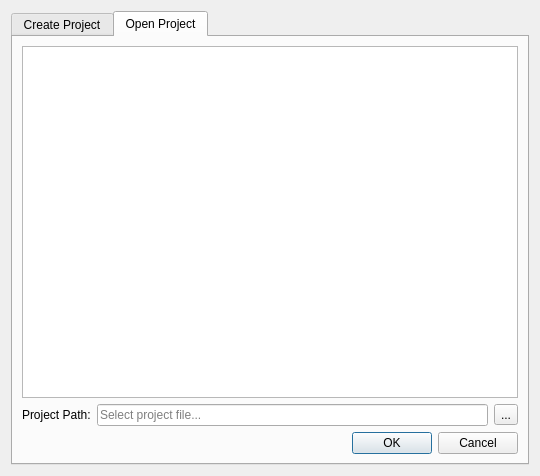
<?xml version="1.0" encoding="UTF-8"?>
<ui version="4.0">
 <class>ProjectBrowser</class>
 <widget class="QDialog" name="ProjectBrowser">
  <property name="geometry">
   <rect>
    <x>0</x>
    <y>0</y>
    <width>540</width>
    <height>476</height>
   </rect>
  </property>
  <property name="windowTitle">
   <string>Project Browser</string>
  </property>
  <layout class="QGridLayout" name="gridLayout">
   <item row="0" column="0">
    <widget class="QTabWidget" name="tabWidget">
     <property name="currentIndex">
      <number>1</number>
     </property>
     <widget class="QWidget" name="tab">
      <attribute name="title">
       <string>Create Project</string>
      </attribute>
      <layout class="QGridLayout" name="gridLayout_3">
       <item row="0" column="0">
        <layout class="QVBoxLayout" name="verticalLayout">
         <item>
          <widget class="QListView" name="createProjectListView">
           <property name="sizePolicy">
            <sizepolicy hsizetype="Expanding" vsizetype="Expanding">
             <horstretch>0</horstretch>
             <verstretch>20</verstretch>
            </sizepolicy>
           </property>
          </widget>
         </item>
         <item>
          <layout class="QHBoxLayout" name="horizontalLayout_2">
           <item>
            <widget class="QLabel" name="label_2">
             <property name="minimumSize">
              <size>
               <width>60</width>
               <height>0</height>
              </size>
             </property>
             <property name="styleSheet">
              <string notr="true"/>
             </property>
             <property name="text">
              <string>Project Folder:</string>
             </property>
            </widget>
           </item>
           <item>
            <widget class="QLineEdit" name="projectFolderTextBox">
             <property name="placeholderText">
              <string>Select project folder...</string>
             </property>
            </widget>
           </item>
           <item>
            <widget class="QToolButton" name="openSelectFolderButton">
             <property name="text">
              <string>...</string>
             </property>
            </widget>
           </item>
          </layout>
         </item>
         <item>
          <layout class="QHBoxLayout" name="horizontalLayout">
           <item>
            <widget class="QLabel" name="label">
             <property name="minimumSize">
              <size>
               <width>60</width>
               <height>0</height>
              </size>
             </property>
             <property name="text">
              <string>Project Name:</string>
             </property>
            </widget>
           </item>
           <item>
            <widget class="QLineEdit" name="projectNameTextBox">
             <property name="placeholderText">
              <string>Enter Project name</string>
             </property>
            </widget>
           </item>
          </layout>
         </item>
         <item>
          <widget class="QDialogButtonBox" name="createProjectButtonBox">
           <property name="orientation">
            <enum>Qt::Horizontal</enum>
           </property>
           <property name="standardButtons">
            <set>QDialogButtonBox::Close|QDialogButtonBox::Ok</set>
           </property>
          </widget>
         </item>
        </layout>
       </item>
      </layout>
     </widget>
     <widget class="QWidget" name="tab_2">
      <property name="maximumSize">
       <size>
        <width>16777215</width>
        <height>16777215</height>
       </size>
      </property>
      <attribute name="title">
       <string>Open Project</string>
      </attribute>
      <layout class="QGridLayout" name="gridLayout_2">
       <item row="0" column="0">
        <layout class="QVBoxLayout" name="verticalLayout_2">
         <item>
          <widget class="QListView" name="openProjectListView"/>
         </item>
         <item>
          <layout class="QHBoxLayout" name="horizontalLayout_3">
           <item>
            <widget class="QLabel" name="label_3">
             <property name="minimumSize">
              <size>
               <width>60</width>
               <height>0</height>
              </size>
             </property>
             <property name="text">
              <string>Project Path:</string>
             </property>
            </widget>
           </item>
           <item>
            <widget class="QLineEdit" name="openProjectPathTextBox">
             <property name="placeholderText">
              <string>Select project file...</string>
             </property>
            </widget>
           </item>
           <item>
            <widget class="QToolButton" name="openSelectProjectButton">
             <property name="text">
              <string>...</string>
             </property>
            </widget>
           </item>
          </layout>
         </item>
         <item>
          <widget class="QDialogButtonBox" name="openProjectButtonBox">
           <property name="standardButtons">
            <set>QDialogButtonBox::Cancel|QDialogButtonBox::Ok</set>
           </property>
          </widget>
         </item>
        </layout>
       </item>
      </layout>
     </widget>
    </widget>
   </item>
  </layout>
 </widget>
 <resources/>
 <connections/>
</ui>
